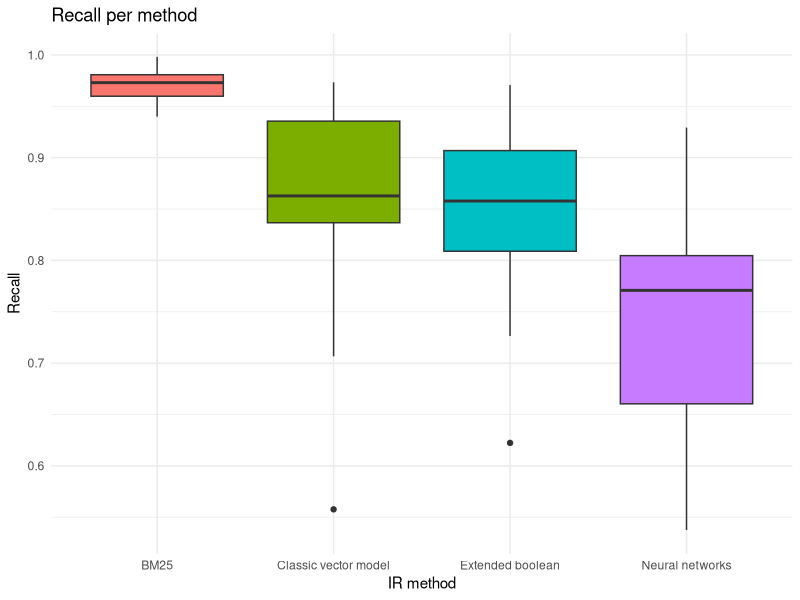

Generate this figure with R:
#loading library
require("ggplot2")

# selecting the current directory
setwd("/Users/tassiovale/Dropbox/PhD Thesis/spltrac/experiment/results/")

# read csv file
data <- read.csv("2017-07-16_21h32m_output.csv")

chart <- ggplot(data=data, aes(x=method, y=recall, fill=method)) +
    geom_boxplot() +
    theme_minimal() +
    ggtitle("Recall per method") +
    labs(x="IR method", y="Recall") +
    scale_fill_discrete(guide=FALSE)

ggsave("2017-07-16_21h32m_recall_chart.eps")